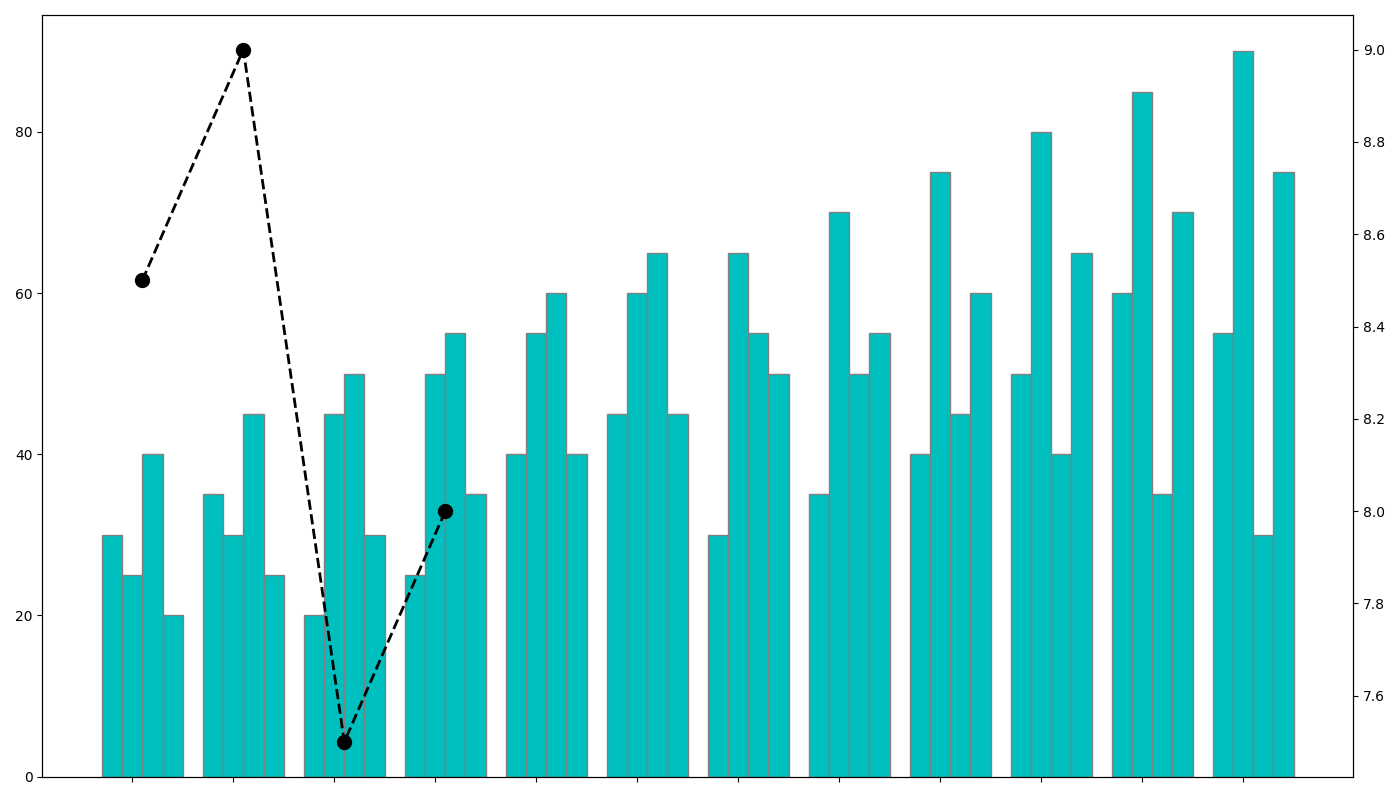

Here is the Python script that generated this plot:
import matplotlib.pyplot as plt
import numpy as np

# Monthly sales data (in thousands)
monthly_sales = np.array([
    [30, 35, 20, 25, 40, 45, 30, 35, 40, 50, 60, 55],
    [25, 30, 45, 50, 55, 60, 65, 70, 75, 80, 85, 90],
    [40, 45, 50, 55, 60, 65, 55, 50, 45, 40, 35, 30],
    [20, 25, 30, 35, 40, 45, 50, 55, 60, 65, 70, 75]
])

# Satisfaction scores
satisfaction_scores = np.array([8.5, 9.0, 7.5, 8.0])

fig, ax = plt.subplots(figsize=(14, 8))
bar_width = 0.2
r1 = np.arange(len(monthly_sales[0]))
r2 = [x + bar_width for x in r1]
r3 = [x + bar_width for x in r2]
r4 = [x + bar_width for x in r3]

common_color = 'c'
ax.bar(r1, monthly_sales[0], color=common_color, width=bar_width, edgecolor='grey')
ax.bar(r2, monthly_sales[1], color=common_color, width=bar_width, edgecolor='grey')
ax.bar(r3, monthly_sales[2], color=common_color, width=bar_width, edgecolor='grey')
ax.bar(r4, monthly_sales[3], color=common_color, width=bar_width, edgecolor='grey')

# Remove labels, titles, and legend
ax.set_xticks([r + bar_width for r in range(len(monthly_sales[0]))])
ax.set_xticklabels([])

ax2 = ax.twinx()
ax2.plot([r + bar_width * 1.5 for r in range(len(satisfaction_scores))], satisfaction_scores, color='k', marker='o', linestyle='--', linewidth=2, markersize=10)

# Remove the display of satisfaction scores
plt.tight_layout()
plt.show()
